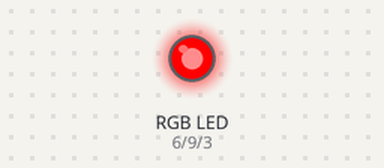
The sketch below on a simulated Arduino Uno, built with avr-gcc and run on an emulated ATmega328P. On the bench: an RGB LED mixed from three pins (HIGH = lit).

Above: at 0.05 s.
At 5.95 s:
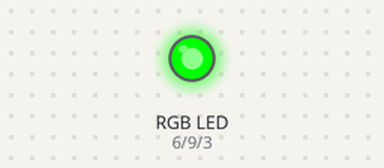
At 8.95 s:
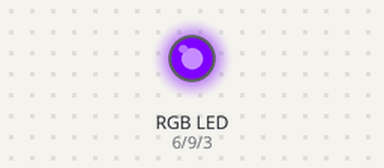
At 12.0 s:
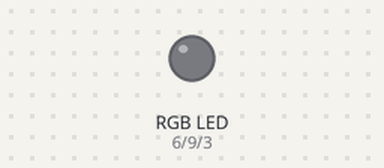
Timing chart, 0 to 15.6 s (numbered marks = the images above):
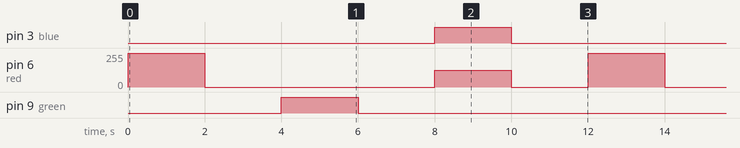

The sketch:

Led_RGB.ino
```cpp
int red = 6, green = 9, blue = 3;

void setup() {
  pinMode(red, OUTPUT);
  pinMode(green, OUTPUT);
  pinMode(blue, OUTPUT);
}

void loop() {
  analogWrite(red, 255);
  delay(2000);
  analogWrite(red, 0);
  delay(2000);
  analogWrite(green,255);
  delay(2000);
  analogWrite(green,0);
  delay(2000);
  analogWrite(red, 127);
  analogWrite(blue, 255);
  delay(2000);
  analogWrite(red, 0);
  analogWrite(blue, 0);
  delay(2000);
}
```

Measured:
- by itself, pin 3 (blue), pin 9 (green): alternates HIGH for 2.0 s and LOW for 10.0 s
- by itself, pin 6 (red): repeats every 12.0 s: 0/255 6.0 s, 127/255 2.0 s, 0/255 2.0 s, 255/255 2.0 s
